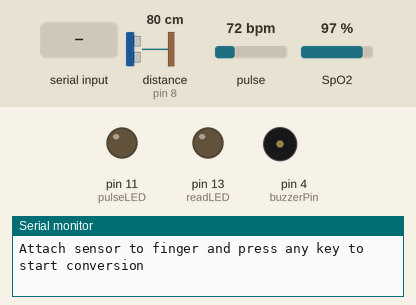
Recording of a sketch running on a simulated Arduino Uno, built with avr-gcc and run on an emulated ATmega328P. Parts: output pins drawn as LEDs (lit = HIGH), buzzer (waves = sounding, pin HIGH), the last lines printed to the serial monitor. Dashed ring = blinking. Inputs (shaded band) come from the test bench; at power-on: pulse 72 bpm, SpO2 97 %, distance to the obstacle (sensor on pin 8) 80 cm. The echo pulse lasts 58.3 µs per cm; pins used as bus, display or sensor lines are not drawn.

Above: at 0.9 s.
1.0 s: "1" received over Serial
At 5.5 s:
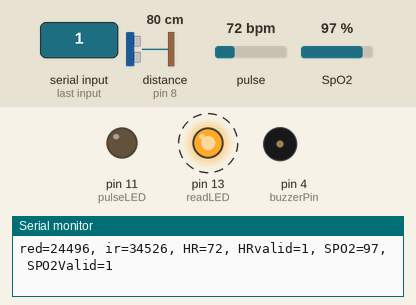
5.6 s: pulse set to 100 bpm
8.6 s: pulse set to 42 bpm
11.6 s: SpO2 set to 100 %
Timing chart, 0 to 15.6 s (numbered marks = the images above; inputs shaded):
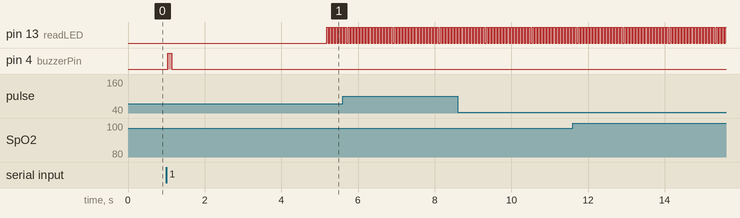

Measured:
- after the input at 1.0 s, pin 13 (readLED): alternates HIGH for 0.04 s and LOW for 0.04 s, starting after 4.2 s; pin 4 (buzzerPin): LOW → HIGH at once, → LOW 0.10 s later

The sketch:

Kalaf.ino
```cpp
#include <Wire.h>
#include "MAX30105.h"
#include "spo2_algorithm.h"

MAX30105 particleSensor;

#if defined(__AVR_ATmega328P__) || defined(__AVR_ATmega168__)
uint16_t irBuffer[100]; //infrared LED sensor data
uint16_t redBuffer[100]; //red LED sensor data
#else
uint32_t irBuffer[100]; //infrared LED sensor data
uint32_t redBuffer[100]; //red LED sensor data
#endif

int32_t bufferLength; //data length
int32_t spo2; //SPO2 value
int8_t validSPO2; //indicator to show if the SPO2 calculation is valid
int32_t heartRate; //heart rate value
int8_t validHeartRate; //indicator to show if the heart rate calculation is valid

byte pulseLED = 11; //Must be on PWM pin
byte readLED = 13; //Blinks with each data read
const int buzzerPin = 4; // Pin connected to the buzzer
const int trigPin = 10; // Trigger pin of ultrasonic sensor
const int echoPin = 8; // Echo pin of ultrasonic sensor
const int sampleTime_ms = 100; // Sampling time in milliseconds
const int numSamples = 10; // Number of samples to average heart rate
uint32_t lastTime = 0;
float irValue; // Variable to store raw IR sensor reading
float redValue; // Variable to store raw red sensor reading
const int heartbeatThreshold = 100; // Threshold for heartbeat detection
const int heartbeatmin = 30;

void setup() {
  Serial.begin(115200);
  pinMode(pulseLED, OUTPUT);
  pinMode(readLED, OUTPUT);
  pinMode(trigPin, OUTPUT); // Set trigger pin as output
  pinMode(echoPin, INPUT); // Set echo pin as input
  pinMode(buzzerPin, OUTPUT); // Set buzzer pin as output

  if (!particleSensor.begin(Wire, I2C_SPEED_FAST)) {
    Serial.println(F("MAX30105 was not found. Please check wiring/power."));
    while (1);
  }

  byte ledBrightness = 60;
  byte sampleAverage = 4;
  byte ledMode = 2;
  byte sampleRate = 100;
  int pulseWidth = 411;
  int adcRange = 4096;

  particleSensor.setup(ledBrightness, sampleAverage, ledMode, sampleRate, pulseWidth, adcRange);
  particleSensor.setPulseAmplitudeRed(0x0A); // Turn Red LED to low to indicate sensor is running
  particleSensor.setPulseAmplitudeIR(0x0A); // Turn IR LED to low to indicate sensor is running

  Serial.println(F("Attach sensor to finger and press any key to start conversion"));
  while (Serial.available() == 0) ;
  Serial.read();
}

void loop() {

  String heartRateOutput = printHeartRate(); // Get heart rate output
  String postureOutput = checkPosture(); // Get posture output
  SpO2();
  // Concatenate SpO2, heart rate, and posture information
  String dataOutput = "SpO2: " + String(spo2) + "\tHeart Rate: " + heartRateOutput + "\tPosture: " + postureOutput;

  // Print all data on the same line
  Serial.println(dataOutput);

  delay(10); // Add delay to avoid rapid serial output
}

void SpO2() {
  bufferLength = 100;

  for (byte i = 0 ; i < bufferLength ; i++) {
    while (particleSensor.available() == false)
      particleSensor.check();

    redBuffer[i] = particleSensor.getRed();
    irBuffer[i] = particleSensor.getIR();
    particleSensor.nextSample();

    Serial.print(F("red="));
    Serial.print(redBuffer[i], DEC);
    Serial.print(F(", ir="));
    Serial.println(irBuffer[i], DEC);
  }

  maxim_heart_rate_and_oxygen_saturation(irBuffer, bufferLength, redBuffer, &spo2, &validSPO2, &heartRate, &validHeartRate);

  while (1) {
    for (byte i = 25; i < 100; i++) {
      redBuffer[i - 25] = redBuffer[i];
      irBuffer[i - 25] = irBuffer[i];
    }

    for (byte i = 75; i < 100; i++) {
      while (particleSensor.available() == false)
        particleSensor.check();

      digitalWrite(readLED, !digitalRead(readLED));

      redBuffer[i] = particleSensor.getRed();
      irBuffer[i] = particleSensor.getIR();
      particleSensor.nextSample();

      Serial.print(F("red="));
      Serial.print(redBuffer[i], DEC);
      Serial.print(F(", ir="));
      Serial.print(irBuffer[i], DEC);

      Serial.print(F(", HR="));
      Serial.print(heartRate, DEC);

      Serial.print(F(", HRvalid="));
      Serial.print(validHeartRate, DEC);

      Serial.print(F(", SPO2="));
      Serial.print(spo2, DEC);

      Serial.print(F(", SPO2Valid="));
      Serial.println(validSPO2, DEC);
    }

    maxim_heart_rate_and_oxygen_saturation(irBuffer, bufferLength, redBuffer, &spo2, &validSPO2, &heartRate, &validHeartRate);
  }
}

String printHeartRate() {
  if (millis() - lastTime > sampleTime_ms) {
    lastTime = millis();
    irValue = particleSensor.getIR();
    redValue = particleSensor.getRed();
    float avgValue = 0;
    for (int i = 0; i < numSamples; i++) {
      avgValue += irValue;
      delay(2);
    }
    avgValue /= numSamples;
    float heartBeat = (avgValue * 5.0) / 1024.0;
    heartRate = 60000 / heartBeat * 0.18;
    return String(heartRate); // Return heart rate as a string
  }
  return ""; // Return empty string if not ready to print heart rate
}

String checkPosture() {
  long duration, distance;
  String postureStatus;

  digitalWrite(trigPin, LOW);
  delayMicroseconds(2);
  digitalWrite(trigPin, HIGH);
  delayMicroseconds(10);
  digitalWrite(trigPin, LOW);

  duration = pulseIn(echoPin, HIGH);
  distance = duration * 0.034 / 2;

  if (distance > 100)
    return "";  // Return empty string when distance is too large

  if (distance >= 15) {
    digitalWrite(buzzerPin, HIGH);
    delay(100);
    digitalWrite(buzzerPin, LOW);
    postureStatus = "False";
  } else {
    postureStatus = "True";
  }

  return postureStatus;
}
```
